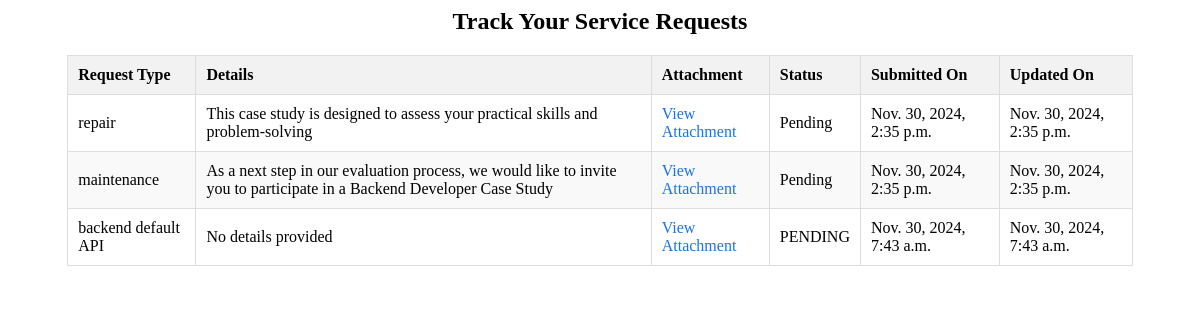
Page /services/track/ on the committed database.
### service_requests/models.py (models this page shows, shortened)
class ServiceRequest(models.Model):
    service_type = models.CharField(max_length=255)  # e.g., installation, repair, maintenance
    details = models.TextField()
    attachment = models.FileField(upload_to='attachments/', null=True, blank=True)
    status = models.CharField(max_length=50, default='Pending')  # e.g., Pending, In Progress, Completed
    created_at = models.DateTimeField(auto_now_add=True)
    updated_at = models.DateTimeField(auto_now=True)  # Auto-update on each save
    user = models.ForeignKey(User, on_delete=models.CASCADE, related_name='service_requests',  null=True, blank=True)  # Reference to User

### service_requests/views.py (the view)
# urls.py: path('track/', views.track_request, name='track_request'),
def track_request(request):
    requests = ServiceRequest.objects.all().order_by('-created_at')  # Orders by creation date (optional)
    return render(request, 'service_requests/track_request.html', {'requests': requests})

### service_requests/templates/service_requests/track_request.html (shortened to what this page needs)
<h2><center>Track Your Service Requests</center></h2>
<div class="table-container">
    <table border="1" cellpadding="10" cellspacing="0" style="width: 100%; margin-top: 20px; border-collapse: collapse;">
        <thead>
            <tr>
                <th>Request Type</th>
                <th>Details</th>
                <th>Attachment</th>
                <th>Status</th>
                <th>Submitted On</th>
                <th>Updated On</th>
            </tr>
        </thead>
        <tbody>
            {% for request in requests %}
            <tr>
                <td>{{ request.service_type }}</td>
                <td>{{ request.details }}</td>
                <td>
                    {% if request.attachment %}
                        <a href="{{ request.attachment.url }}" target="_blank">View Attachment</a>
                    {% else %}
                        No Attachment
                    {% endif %}
                </td>
                <td>{{ request.status }}</td>
                <td>{{ request.created_at }}</td>
                <td>{{ request.updated_at }}</td>
            </tr>
            {% empty %}
            <tr>
                <td colspan="6" style="text-align: center;">No requests found.</td>
            </tr>
            {% endfor %}
        </tbody>
    </table>
</div>

### service_requests/templates/service_requests/track_request.html (style rules this page uses)
.table-container { max-width: 90%; margin: 0 auto; }
table { width: 100%; border-collapse: collapse; margin-top: 20px; }
th, td { padding: 10px; text-align: left; border: 1px solid #ddd; }
th { background-color: #f2f2f2; }
tr:nth-child(even) { background-color: #f9f9f9; }
td a { color: #1a73e8; text-decoration: none; }

### rows in the picture
ServiceRequest: service_type "repair", details "This case study is designed to assess your practical skills and problem-solving", status "Pending", created_at "Nov. 30, 2024, 2:35 p.m.", updated_at "Nov. 30, 2024, 2:35 p.m."
ServiceRequest: service_type "maintenance", details "As a next step in our evaluation process, we would like to invite you to participate in a Backend Developer Case Study", status "Pending", created_at "Nov. 30, 2024, 2:35 p.m.", updated_at "Nov. 30, 2024, 2:35 p.m."
ServiceRequest: service_type "backend default API", details "No details provided", status "PENDING", created_at "Nov. 30, 2024, 7:43 a.m.", updated_at "Nov. 30, 2024, 7:43 a.m."
